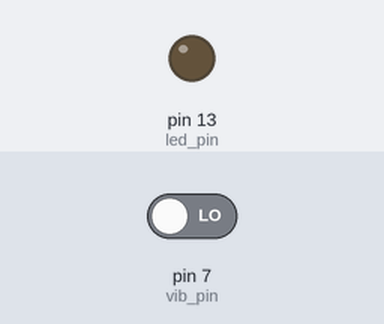
Recording of a sketch running on a simulated Arduino Uno, built with avr-gcc and run on an emulated ATmega328P. Shown: output pins drawn as LEDs (lit = HIGH). Dashed ring = blinking. The test bench sets the inputs (shaded band); at power-on: pin 7 (vib_pin) LOW.

Above: at 1.2 s.
1.3 s: pin 7 (vib_pin) driven HIGH
At 1.45 s:
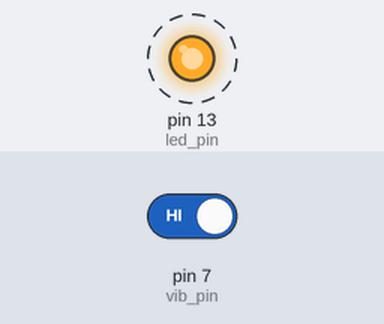
Timing chart, 0 to 55.6 s (numbered marks = the images above; inputs shaded):
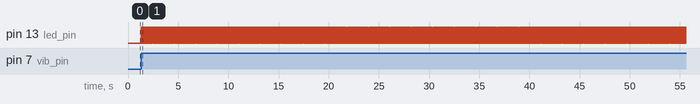

The sketch:

Q2.ino
```cpp
int vib_pin=7;
int led_pin=13;
void setup() {
  pinMode(vib_pin,INPUT);
  pinMode(led_pin,OUTPUT);
  }
  void loop() {
    int val;
    val=digitalRead(vib_pin);
    if(val==1){
      digitalWrite(led_pin,HIGH);
    delay(10);
    digitalWrite(led_pin,LOW);
    delay(10);
    }else
    digitalWrite(led_pin,LOW);
    }
```

Measured:
- after the input at 1.3 s, pin 13 (led_pin): alternates HIGH for 0.01 s and LOW for 0.01 s, starting at once
